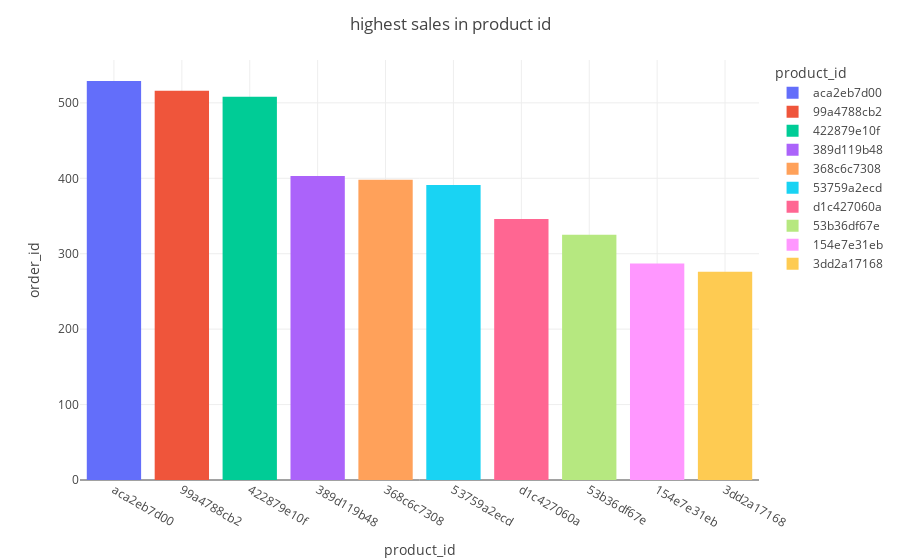

Write notebook code for a chart like this one.
### Code cell
PO= data[['product_id','order_id']]

group_3=PO.groupby(['product_id'],as_index=False).count().sort_values('order_id',ascending = False).head(10)
group_3

fig = px.bar(group_3,x='product_id', y='order_id',color = 'product_id')
fig.update_layout(title_text='highest sales in product id',title_x=0.5
                  ,template='gridon')
fig.show()

### Figure 1 — Plotly figure (JSON) as saved in the notebook; plotly's stock layout.template omitted (floating-point values rounded to 4 significant figures)
{"data": [{"alignmentgroup": "True", "hovertemplate": "product_id=%{x}<br>order_id=%{y}<extra></extra>", "legendgroup": "aca2eb7d00", "marker": {"color": "#636efa"}, "name": "aca2eb7d00", "offsetgroup": "aca2eb7d00", "orientation": "v", "showlegend": true, "textposition": "auto", "type": "bar", "x": ["aca2eb7d00"], "xaxis": "x", "y": [529], "yaxis": "y"}, {"alignmentgroup": "True", "hovertemplate": "product_id=%{x}<br>order_id=%{y}<extra></extra>", "legendgroup": "99a4788cb2", "marker": {"color": "#EF553B"}, "name": "99a4788cb2", "offsetgroup": "99a4788cb2", "orientation": "v", "showlegend": true, "textposition": "auto", "type": "bar", "x": ["99a4788cb2"], "xaxis": "x", "y": [516], "yaxis": "y"}, {"alignmentgroup": "True", "hovertemplate": "product_id=%{x}<br>order_id=%{y}<extra></extra>", "legendgroup": "422879e10f", "marker": {"color": "#00cc96"}, "name": "422879e10f", "offsetgroup": "422879e10f", "orientation": "v", "showlegend": true, "textposition": "auto", "type": "bar", "x": ["422879e10f"], "xaxis": "x", "y": [508], "yaxis": "y"}, {"alignmentgroup": "True", "hovertemplate": "product_id=%{x}<br>order_id=%{y}<extra></extra>", "legendgroup": "389d119b48", "marker": {"color": "#ab63fa"}, "name": "389d119b48", "offsetgroup": "389d119b48", "orientation": "v", "showlegend": true, "textposition": "auto", "type": "bar", "x": ["389d119b48"], "xaxis": "x", "y": [403], "yaxis": "y"}, {"alignmentgroup": "True", "hovertemplate": "product_id=%{x}<br>order_id=%{y}<extra></extra>", "legendgroup": "368c6c7308", "marker": {"color": "#FFA15A"}, "name": "368c6c7308", "offsetgroup": "368c6c7308", "orientation": "v", "showlegend": true, "textposition": "auto", "type": "bar", "x": ["368c6c7308"], "xaxis": "x", "y": [398], "yaxis": "y"}, {"alignmentgroup": "True", "hovertemplate": "product_id=%{x}<br>order_id=%{y}<extra></extra>", "legendgroup": "53759a2ecd", "marker": {"color": "#19d3f3"}, "name": "53759a2ecd", "offsetgroup": "53759a2ecd", "orientation": "v", "showlegend": true, "textposition": "auto", "type": "bar", "x": ["53759a2ecd"], "xaxis": "x", "y": [391], "yaxis": "y"}, {"alignmentgroup": "True", "hovertemplate": "product_id=%{x}<br>order_id=%{y}<extra></extra>", "legendgroup": "d1c427060a", "marker": {"color": "#FF6692"}, "name": "d1c427060a", "offsetgroup": "d1c427060a", "orientation": "v", "showlegend": true, "textposition": "auto", "type": "bar", "x": ["d1c427060a"], "xaxis": "x", "y": [346], "yaxis": "y"}, {"alignmentgroup": "True", "hovertemplate": "product_id=%{x}<br>order_id=%{y}<extra></extra>", "legendgroup": "53b36df67e", "marker": {"color": "#B6E880"}, "name": "53b36df67e", "offsetgroup": "53b36df67e", "orientation": "v", "showlegend": true, "textposition": "auto", "type": "bar", "x": ["53b36df67e"], "xaxis": "x", "y": [325], "yaxis": "y"}, {"alignmentgroup": "True", "hovertemplate": "product_id=%{x}<br>order_id=%{y}<extra></extra>", "legendgroup": "154e7e31eb", "marker": {"color": "#FF97FF"}, "name": "154e7e31eb", "offsetgroup": "154e7e31eb", "orientation": "v", "showlegend": true, "textposition": "auto", "type": "bar", "x": ["154e7e31eb"], "xaxis": "x", "y": [287], "yaxis": "y"}, {"alignmentgroup": "True", "hovertemplate": "product_id=%{x}<br>order_id=%{y}<extra></extra>", "legendgroup": "3dd2a17168", "marker": {"color": "#FECB52"}, "name": "3dd2a17168", "offsetgroup": "3dd2a17168", "orientation": "v", "showlegend": true, "textposition": "auto", "type": "bar", "x": ["3dd2a17168"], "xaxis": "x", "y": [276], "yaxis": "y"}], "layout": {"barmode": "relative", "legend": {"title": {"text": "product_id"}, "tracegroupgap": 0}, "margin": {"t": 60}, "title": {"text": "highest sales in product id", "x": 0.5}, "xaxis": {"anchor": "y", "categoryarray": ["aca2eb7d00", "99a4788cb2", "422879e10f", "389d119b48", "368c6c7308", "53759a2ecd", "d1c427060a", "53b36df67e", "154e7e31eb", "3dd2a17168"], "categoryorder": "array", "domain": [0, 1], "title": {"text": "product_id"}}, "yaxis": {"anchor": "x", "domain": [0, 1], "title": {"text": "order_id"}}}}
